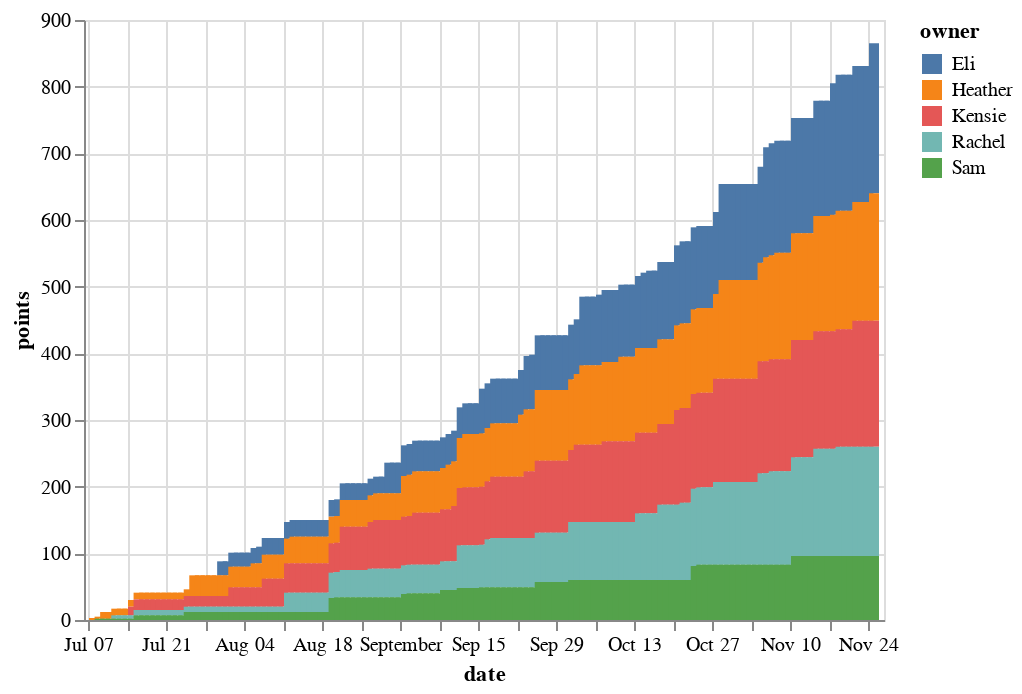

The cell this chart's notebook holds for it:
### Markdown cell above
Judging by story points, I went from worst to first in 4 months!

### Code cell
alt.Chart(points_over_time).mark_bar().encode(
    x = 'date',
    y = 'points',
    color = 'owner'
)

### Figure 1 — Vega-Lite specification as saved in the notebook (floating-point values rounded to 4 significant figures; data arrays with more than 128 entries replaced by an {"elided": "..."} marker saying what was removed)
{"config": {"view": {"continuousWidth": 400, "continuousHeight": 300}}, "data": {"name": "data-2ad781881b7732e1872525c4ee2b7674"}, "mark": "bar", "encoding": {"color": {"type": "nominal", "field": "owner"}, "x": {"type": "temporal", "field": "date"}, "y": {"type": "quantitative", "field": "points"}}, "$schema": "https://vega.github.io/schema/vega-lite/v4.0.0.json", "datasets": {"data-2ad781881b7732e1872525c4ee2b7674": {"elided": "705 records"}}}
